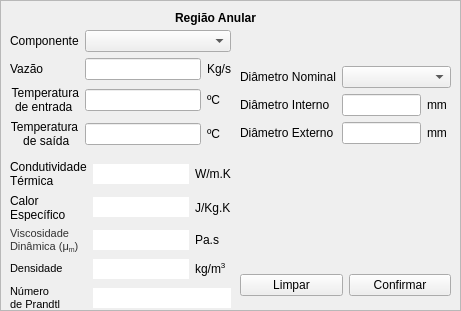
   <widget class="QFrame" name="frame_2">
    <property name="geometry">
     <rect>
      <x>0</x>
      <y>320</y>
      <width>461</width>
      <height>311</height>
     </rect>
    </property>
    <property name="frameShape">
     <enum>QFrame::StyledPanel</enum>
    </property>
    <property name="frameShadow">
     <enum>QFrame::Sunken</enum>
    </property>
    <property name="lineWidth">
     <number>1</number>
    </property>
    <property name="midLineWidth">
     <number>0</number>
    </property>
    <widget class="QWidget" name="formLayoutWidget_4">
     <property name="geometry">
      <rect>
       <x>10</x>
       <y>30</y>
       <width>221</width>
       <height>121</height>
      </rect>
     </property>
     <layout class="QGridLayout" name="gridLayout_6">
      <item row="2" column="1">
       <widget class="QLineEdit" name="T_entr2"/>
      </item>
      <item row="1" column="1">
       <widget class="QLineEdit" name="Vazao2"/>
      </item>
      <item row="2" column="0">
       <widget class="QLabel" name="label_26">
        <property name="cursor">
         <cursorShape>WhatsThisCursor</cursorShape>
        </property>
        <property name="text">
         <string>Temperatura 
 de entrada  </string>
        </property>
        <property name="alignment">
         <set>Qt::AlignRight|Qt::AlignTrailing|Qt::AlignVCenter</set>
        </property>
       </widget>
      </item>
      <item row="3" column="1">
       <widget class="QLineEdit" name="T_said2"/>
      </item>
      <item row="1" column="0">
       <widget class="QLabel" name="label_27">
        <property name="cursor">
         <cursorShape>ArrowCursor</cursorShape>
        </property>
        <property name="autoFillBackground">
         <bool>false</bool>
        </property>
        <property name="text">
         <string>Vazão</string>
        </property>
       </widget>
      </item>
      <item row="3" column="0">
       <widget class="QLabel" name="label_20">
        <property name="cursor">
         <cursorShape>WhatsThisCursor</cursorShape>
        </property>
        <property name="text">
         <string>Temperatura
 de saída</string>
        </property>
        <property name="alignment">
         <set>Qt::AlignCenter</set>
        </property>
       </widget>
      </item>
      <item row="3" column="2">
       <widget class="QLabel" name="label_51">
        <property name="text">
         <string>ºC</string>
        </property>
       </widget>
      </item>
      <item row="1" column="2">
       <widget class="QLabel" name="label_49">
        <property name="text">
         <string>Kg/s</string>
        </property>
       </widget>
      </item>
      <item row="2" column="2">
       <widget class="QLabel" name="label_50">
        <property name="text">
         <string>ºC</string>
        </property>
       </widget>
      </item>
      <item row="0" column="0">
       <widget class="QLabel" name="label_56">
        <property name="text">
         <string>&lt;html&gt;&lt;head/&gt;&lt;body&gt;&lt;p&gt;Componente&lt;/p&gt;&lt;/body&gt;&lt;/html&gt;</string>
        </property>
       </widget>
      </item>
      <item row="0" column="1" colspan="2">
       <widget class="QComboBox" name="fluidos2"/>
      </item>
     </layout>
    </widget>
    <widget class="QWidget" name="horizontalLayoutWidget_2">
     <property name="geometry">
      <rect>
       <x>240</x>
       <y>260</y>
       <width>211</width>
       <height>51</height>
      </rect>
     </property>
     <layout class="QHBoxLayout" name="horizontalLayout_3">
      <item>
       <widget class="QPushButton" name="clear2">
        <property name="text">
         <string>Limpar</string>
        </property>
       </widget>
      </item>
      <item>
       <widget class="QPushButton" name="confir2">
        <property name="text">
         <string>Confirmar</string>
        </property>
       </widget>
      </item>
     </layout>
    </widget>
    <widget class="QWidget" name="formLayoutWidget_6">
     <property name="geometry">
      <rect>
       <x>240</x>
       <y>29</y>
       <width>211</width>
       <height>115</height>
      </rect>
     </property>
     <layout class="QGridLayout" name="gridLayout_7">
      <item row="0" column="1">
       <spacer name="verticalSpacer_3">
        <property name="orientation">
         <enum>Qt::Vertical</enum>
        </property>
        <property name="sizeHint" stdset="0">
         <size>
          <width>20</width>
          <height>35</height>
         </size>
        </property>
       </spacer>
      </item>
      <item row="1" column="0">
       <widget class="QLabel" name="label_59">
        <property name="text">
         <string>&lt;html&gt;&lt;head/&gt;&lt;body&gt;&lt;p&gt;Diâmetro Nominal&lt;/p&gt;&lt;/body&gt;&lt;/html&gt;</string>
        </property>
       </widget>
      </item>
      <item row="2" column="1">
       <widget class="QLineEdit" name="diam_int2"/>
      </item>
      <item row="3" column="1">
       <widget class="QLineEdit" name="diam_ext2"/>
      </item>
      <item row="3" column="0">
       <widget class="QLabel" name="label_58">
        <property name="enabled">
         <bool>true</bool>
        </property>
        <property name="text">
         <string>&lt;html&gt;&lt;head/&gt;&lt;body&gt;&lt;p&gt;Diâmetro Externo&lt;/p&gt;&lt;/body&gt;&lt;/html&gt;</string>
        </property>
       </widget>
      </item>
      <item row="2" column="0">
       <widget class="QLabel" name="label_60">
        <property name="text">
         <string>&lt;html&gt;&lt;head/&gt;&lt;body&gt;&lt;p&gt;Diâmetro Interno&lt;/p&gt;&lt;/body&gt;&lt;/html&gt;</string>
        </property>
       </widget>
      </item>
      <item row="2" column="2">
       <widget class="QLabel" name="label_52">
        <property name="text">
         <string>mm </string>
        </property>
       </widget>
      </item>
      <item row="3" column="2">
       <widget class="QLabel" name="label_53">
        <property name="text">
         <string>mm </string>
        </property>
       </widget>
      </item>
      <item row="1" column="1" colspan="2">
       <widget class="QComboBox" name="nom_diam2"/>
      </item>
     </layout>
    </widget>
    <widget class="QLabel" name="label_61">
     <property name="geometry">
      <rect>
       <x>150</x>
       <y>10</y>
       <width>131</width>
       <height>16</height>
      </rect>
     </property>
     <property name="text">
      <string>&lt;html&gt;&lt;head/&gt;&lt;body&gt;&lt;p align=&quot;center&quot;&gt;&lt;span style=&quot; font-weight:600;&quot;&gt;Região Anular&lt;/span&gt;&lt;/p&gt;&lt;/body&gt;&lt;/html&gt;</string>
     </property>
    </widget>
    <widget class="QWidget" name="gridLayoutWidget_2">
     <property name="geometry">
      <rect>
       <x>10</x>
       <y>160</y>
       <width>221</width>
       <height>151</height>
      </rect>
     </property>
     <layout class="QGridLayout" name="gridLayout_2">
      <item row="3" column="0">
       <widget class="QLabel" name="label_22">
        <property name="mouseTracking">
         <bool>true</bool>
        </property>
        <property name="text">
         <string>Calor
Específico</string>
        </property>
       </widget>
      </item>
      <item row="6" column="1" colspan="2">
       <widget class="QLineEdit" name="Pr2">
        <property name="frame">
         <bool>false</bool>
        </property>
       </widget>
      </item>
      <item row="6" column="0">
       <widget class="QLabel" name="label_42">
        <property name="text">
         <string>&lt;!DOCTYPE HTML PUBLIC &quot;-//W3C//DTD HTML 4.0//EN&quot; &quot;http://www.w3.org/TR/REC-html40/strict.dtd&quot;&gt;
&lt;html&gt;&lt;head&gt;&lt;meta name=&quot;qrichtext&quot; content=&quot;1&quot; /&gt;&lt;style type=&quot;text/css&quot;&gt;
p, li { white-space: pre-wrap; }
&lt;/style&gt;&lt;/head&gt;&lt;body style=&quot; font-family:'MS Shell Dlg 2'; font-size:8pt; font-weight:400; font-style:normal;&quot;&gt;
&lt;p style=&quot; margin-top:0px; margin-bottom:0px; margin-left:0px; margin-right:0px; -qt-block-indent:0; text-indent:0px;&quot;&gt;Número&lt;/p&gt;
&lt;p style=&quot; margin-top:0px; margin-bottom:0px; margin-left:0px; margin-right:0px; -qt-block-indent:0; text-indent:0px;&quot;&gt;de Prandtl&lt;/p&gt;&lt;/body&gt;&lt;/html&gt;</string>
        </property>
       </widget>
      </item>
      <item row="4" column="2">
       <widget class="QLabel" name="label_65">
        <property name="text">
         <string>Pa.s</string>
        </property>
       </widget>
      </item>
      <item row="5" column="0">
       <widget class="QLabel" name="label_57">
        <property name="text">
         <string>&lt;!DOCTYPE HTML PUBLIC &quot;-//W3C//DTD HTML 4.0//EN&quot; &quot;http://www.w3.org/TR/REC-html40/strict.dtd&quot;&gt;
&lt;html&gt;&lt;head&gt;&lt;meta name=&quot;qrichtext&quot; content=&quot;1&quot; /&gt;&lt;style type=&quot;text/css&quot;&gt;
p, li { white-space: pre-wrap; }
&lt;/style&gt;&lt;/head&gt;&lt;body style=&quot; font-family:'MS Shell Dlg 2'; font-size:8pt; font-weight:400; font-style:normal;&quot;&gt;
&lt;p style=&quot; margin-top:0px; margin-bottom:0px; margin-left:0px; margin-right:0px; -qt-block-indent:0; text-indent:0px;&quot;&gt;Densidade&lt;/p&gt;&lt;/body&gt;&lt;/html&gt;</string>
        </property>
       </widget>
      </item>
      <item row="2" column="1">
       <widget class="QLineEdit" name="k2">
        <property name="frame">
         <bool>false</bool>
        </property>
       </widget>
      </item>
      <item row="4" column="0">
       <widget class="QLabel" name="label_24">
        <property name="text">
         <string>&lt;!DOCTYPE HTML PUBLIC &quot;-//W3C//DTD HTML 4.0//EN&quot; &quot;http://www.w3.org/TR/REC-html40/strict.dtd&quot;&gt;
&lt;html&gt;&lt;head&gt;&lt;meta name=&quot;qrichtext&quot; content=&quot;1&quot; /&gt;&lt;style type=&quot;text/css&quot;&gt;
p, li { white-space: pre-wrap; }
&lt;/style&gt;&lt;/head&gt;&lt;body style=&quot; font-family:'MS Shell Dlg 2'; font-size:8pt; font-weight:400; font-style:normal;&quot;&gt;
&lt;p style=&quot; margin-top:0px; margin-bottom:0px; margin-left:0px; margin-right:0px; -qt-block-indent:0; text-indent:0px;&quot;&gt;&lt;span style=&quot; font-family:''MS Shell Dlg 2,8,sans-serif'; color:#333333;&quot;&gt;Viscosidade &lt;/span&gt;&lt;/p&gt;
&lt;p style=&quot; margin-top:0px; margin-bottom:0px; margin-left:0px; margin-right:0px; -qt-block-indent:0; text-indent:0px;&quot;&gt;&lt;span style=&quot; font-family:''MS Shell Dlg 2,8,sans-serif'; color:#333333;&quot;&gt;Dinâmica (μ&lt;/span&gt;&lt;span style=&quot; font-family:'MS Shell Dlg 2,8,sans-serif'; color:#333333; vertical-align:sub;&quot;&gt;m&lt;/span&gt;&lt;span style=&quot; font-family:''MS Shell Dlg 2,8,sans-serif'; color:#333333;&quot;&gt;)&lt;/span&gt;&lt;/p&gt;&lt;/body&gt;&lt;/html&gt;</string>
        </property>
       </widget>
      </item>
      <item row="5" column="1">
       <widget class="QLineEdit" name="Densidade2">
        <property name="frame">
         <bool>false</bool>
        </property>
       </widget>
      </item>
      <item row="3" column="1">
       <widget class="QLineEdit" name="cp2">
        <property name="frame">
         <bool>false</bool>
        </property>
       </widget>
      </item>
      <item row="2" column="0">
       <widget class="QLabel" name="label_41">
        <property name="text">
         <string>Condutividade
Térmica</string>
        </property>
       </widget>
      </item>
      <item row="4" column="1">
       <widget class="QLineEdit" name="Viscos2">
        <property name="frame">
         <bool>false</bool>
        </property>
       </widget>
      </item>
      <item row="5" column="2">
       <widget class="QLabel" name="label_54">
        <property name="text">
         <string>&lt;html&gt;&lt;head/&gt;&lt;body&gt;&lt;p&gt;kg/m&lt;span style=&quot; vertical-align:super;&quot;&gt;3&lt;/span&gt;&lt;/p&gt;&lt;/body&gt;&lt;/html&gt;</string>
        </property>
       </widget>
      </item>
      <item row="2" column="2">
       <widget class="QLabel" name="label_55">
        <property name="text">
         <string>W/m.K</string>
        </property>
       </widget>
      </item>
      <item row="3" column="2">
       <widget class="QLabel" name="label_66">
        <property name="text">
         <string>J/Kg.K</string>
        </property>
       </widget>
      </item>
     </layout>
    </widget>
    <widget class="QLabel" name="label_5">
     <property name="geometry">
      <rect>
       <x>240</x>
       <y>200</y>
       <width>201</width>
       <height>41</height>
      </rect>
     </property>
     <property name="text">
      <string>&lt;html&gt;&lt;head/&gt;&lt;body&gt;&lt;p align=&quot;center&quot;/&gt;&lt;/body&gt;&lt;/html&gt;</string>
     </property>
    </widget>
   </widget>
